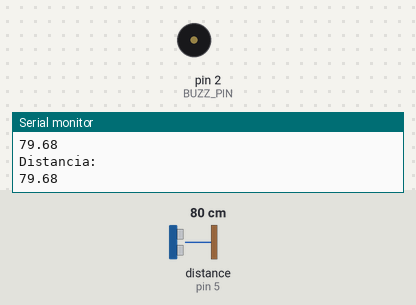
A program run on a simulated Arduino Uno, built with avr-gcc and run on an emulated ATmega328P. Shown: buzzer (waves = sounding, pin HIGH), the last lines printed to the serial monitor. Wiring (inferred from the names in the program): ultrasonic range finder: trigger pin 6; echo pin 5. The test bench sets the inputs (shaded band); at power-on: distance to the obstacle (sensor on pin 5) 80 cm. The echo pulse lasts 58.3 µs per cm; pins used as bus, display or sensor lines are not drawn.

Above: at 1.2 s.
1.3 s: distance to the obstacle (sensor on pin 5) set to 23 cm
2.8 s: distance to the obstacle (sensor on pin 5) set to 18 cm
At 4.1 s:
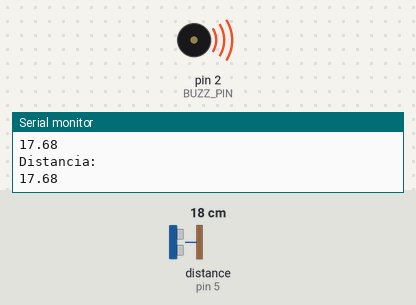
4.4 s: distance to the obstacle (sensor on pin 5) set to 35 cm
At 5.5 s:
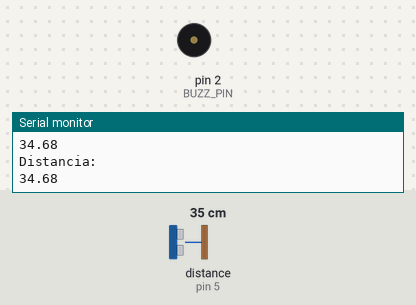
6.0 s: distance to the obstacle (sensor on pin 5) set to 2 cm
At 7.3 s:
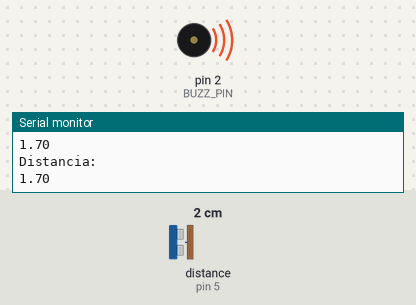
Timing chart, 0 to 8.6 s (numbered marks = the images above; inputs shaded):
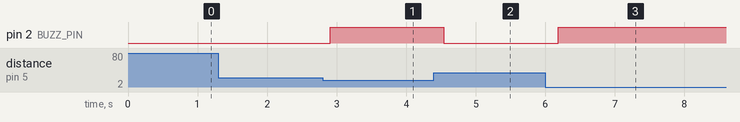

Measured:
- the behaviour switches between 21 and 20 cm on distance to the obstacle (sensor on pin 5) (found by bisection; images 0 and 1)
- after the input at 2.8 s, pin 2 (BUZZ_PIN): LOW → HIGH after 0.11 s
- after the input at 4.4 s, pin 2 (BUZZ_PIN): HIGH → LOW after 0.14 s
- after the input at 6.0 s, pin 2 (BUZZ_PIN): LOW → HIGH after 0.19 s

The program:

main.cpp
```cpp
#include <Arduino.h>

#define ECHO_PIN 5
#define TRIG_PIN 6
#define BUZZ_PIN 2
void setup() {
  pinMode(BUZZ_PIN, OUTPUT);
  pinMode(TRIG_PIN, OUTPUT);
  pinMode(ECHO_PIN, INPUT);
  Serial.begin(9600);
}
float duracao, distancia;
void loop() {

  digitalWrite(TRIG_PIN, LOW);
  delayMicroseconds(2);
  digitalWrite(TRIG_PIN, HIGH);
  delayMicroseconds(10);
  digitalWrite(TRIG_PIN, LOW);
  duracao = pulseIn(ECHO_PIN, HIGH);
  distancia = (duracao * .0343)/2;
  Serial.println("Distancia: ");
  Serial.println(distancia);
  delay(100);
  if(distancia < 20){
    digitalWrite(BUZZ_PIN, HIGH);
  }else{
    digitalWrite(BUZZ_PIN, LOW);
  }


}
```
